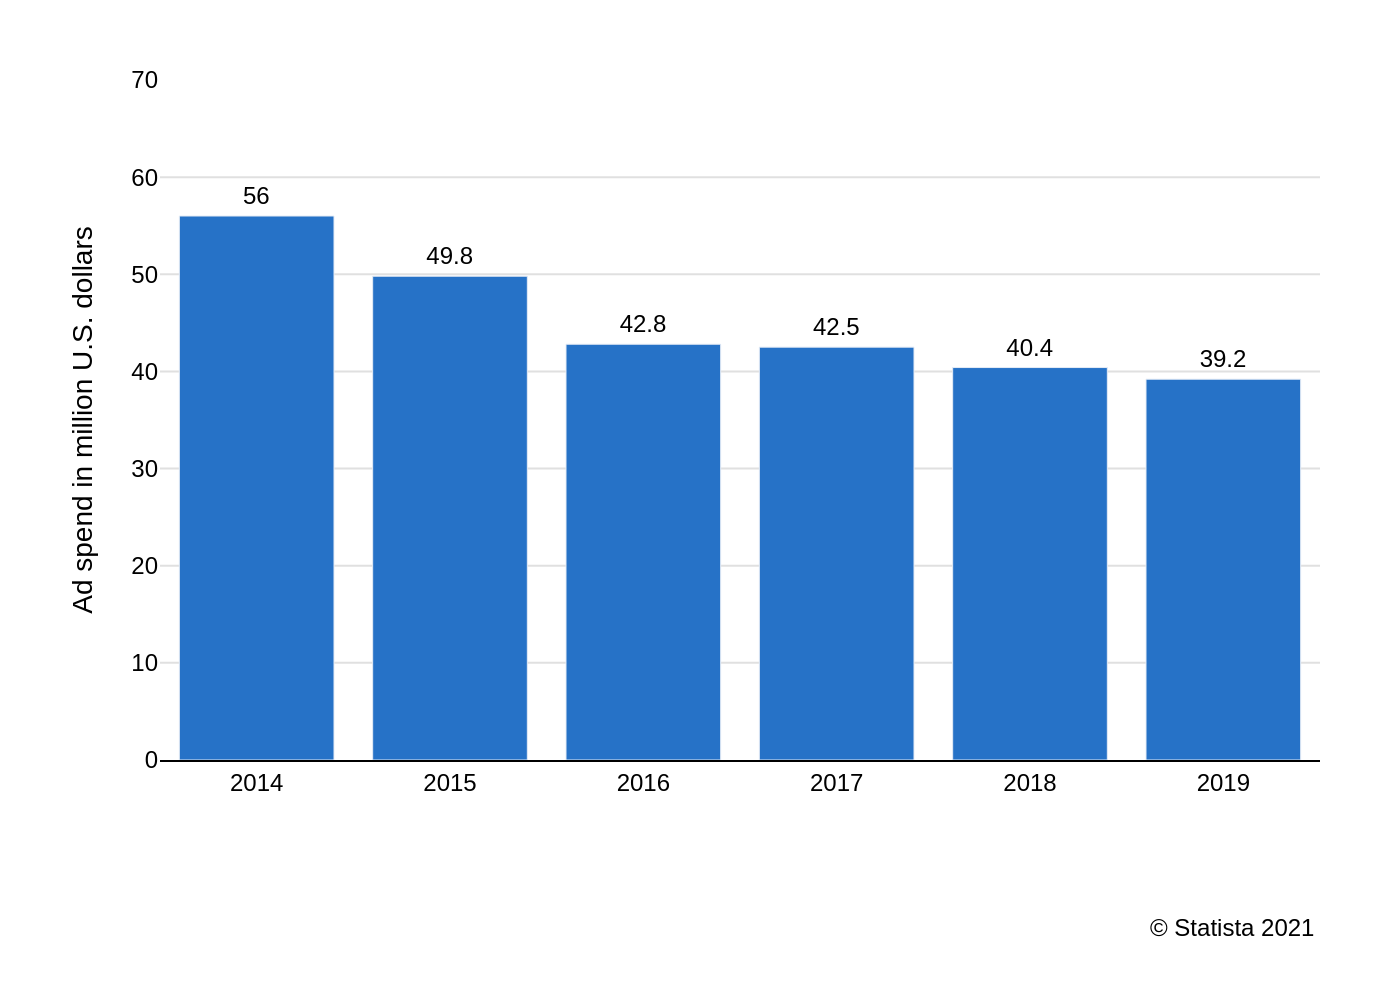

Python code for this plot:
import sys
import json
import plotly.graph_objects as go

# Load chart data from the JSON file provided as a command-line argument
json_file_path = sys.argv[1]
with open(json_file_path, 'r', encoding='utf-8') as f:
    chart_details = json.load(f)

# Extract data and text from the loaded JSON
chart_data = chart_details['chart_data']
texts = chart_details['texts']
colors = chart_details['colors']

# Prepare data for the plot
x_values = [item['x'] for item in chart_data]
y_values = [item['y'] for item in chart_data]

# Create a Figure object
fig = go.Figure()

# Add the bar trace with data and styling from the JSON
fig.add_trace(go.Bar(
    x=x_values,
    y=y_values,
    marker_color=colors[0],
    text=y_values,
    textposition='outside',
    cliponaxis=False,
    textfont=dict(
        family="Arial",
        size=12,
        color='black'
    )
))

# Update the layout of the chart to match the original image
fig.update_layout(
    font=dict(family="Arial", size=12, color="black"),
    plot_bgcolor='white',
    paper_bgcolor='white',
    xaxis=dict(
        title_text=texts.get('x_axis_title'),
        showgrid=False,
        showline=True,
        linecolor='black',
        linewidth=1,
        tickfont=dict(size=12)
    ),
    yaxis=dict(
        title_text=texts.get('y_axis_title'),
        showgrid=True,
        gridcolor='#e0e0e0',
        showline=False,
        range=[0, 70],
        dtick=10,
        tickfont=dict(size=12)
    ),
    margin=dict(l=80, r=40, t=40, b=120),
    showlegend=False,
    annotations=[
        dict(
            text=texts.get('source'),
            showarrow=False,
            xref='paper',
            yref='paper',
            x=1.0,
            y=-0.22,
            xanchor='right',
            yanchor='top',
            font=dict(family="Arial", size=12)
        )
    ]
)

# Derive the base filename from the input JSON file path to name the output image
filename_part = json_file_path.split('/')[-1]
base_name = filename_part.rsplit('.', 1)[0]
output_filename = f"{base_name}.png"

# Save the figure as a high-resolution PNG image
fig.write_image(output_filename, scale=2)

print(f"Chart saved to {output_filename}")
